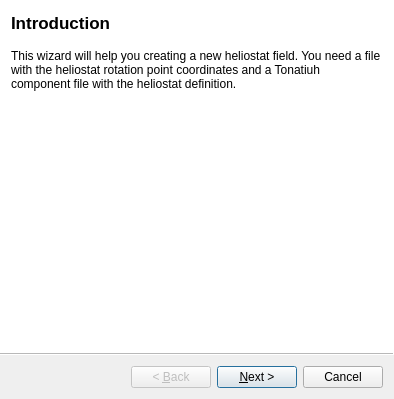
<?xml version="1.0" encoding="UTF-8"?>
<ui version="4.0">
 <class>HeliostatFieldWizard</class>
 <widget class="QWizard" name="HeliostatFieldWizard">
  <property name="geometry">
   <rect>
    <x>0</x>
    <y>0</y>
    <width>394</width>
    <height>399</height>
   </rect>
  </property>
  <property name="windowTitle">
   <string>Heliostat Field Wizard</string>
  </property>
  <property name="modal">
   <bool>true</bool>
  </property>
  <property name="wizardStyle">
   <enum>QWizard::ModernStyle</enum>
  </property>
  <widget class="QWizardPage" name="introductionPage">
   <property name="title">
    <string>Introduction</string>
   </property>
   <property name="subTitle">
    <string/>
   </property>
   <attribute name="pageId">
    <string notr="true">1</string>
   </attribute>
   <layout class="QVBoxLayout" name="verticalLayout">
    <item>
     <widget class="QLabel" name="label_2">
      <property name="text">
       <string>This wizard will help you creating a new heliostat field. You need a file with the heliostat rotation point coordinates and a Tonatiuh component file with the heliostat definition.</string>
      </property>
      <property name="scaledContents">
       <bool>false</bool>
      </property>
      <property name="wordWrap">
       <bool>true</bool>
      </property>
     </widget>
    </item>
   </layout>
  </widget>
  <widget class="QWizardPage" name="heliostatPage">
   <property name="title">
    <string>Heliostats Definition</string>
   </property>
   <property name="subTitle">
    <string>Please define the heliostats coordinates and the heliostat type.</string>
   </property>
   <attribute name="pageId">
    <string notr="true">2</string>
   </attribute>
   <layout class="QGridLayout" name="gridLayout">
    <item row="10" column="1">
     <spacer name="verticalSpacer">
      <property name="orientation">
       <enum>Qt::Vertical</enum>
      </property>
      <property name="sizeHint" stdset="0">
       <size>
        <width>20</width>
        <height>40</height>
       </size>
      </property>
     </spacer>
    </item>
    <item row="2" column="0">
     <widget class="QLabel" name="label">
      <property name="text">
       <string>Heliostats coordinates:</string>
      </property>
     </widget>
    </item>
    <item row="3" column="1" colspan="2">
     <widget class="QLineEdit" name="heliostatCoordinatesLine"/>
    </item>
    <item row="4" column="0">
     <widget class="QLabel" name="heliostatComponentLabel">
      <property name="text">
       <string>Heliostat component:</string>
      </property>
     </widget>
    </item>
    <item row="5" column="1" colspan="2">
     <widget class="QLineEdit" name="heliostatComponentLine"/>
    </item>
    <item row="6" column="0">
     <widget class="QLabel" name="aimingLabel">
      <property name="text">
       <string>Heliostats aiming point:</string>
      </property>
     </widget>
    </item>
    <item row="7" column="1">
     <widget class="QLabel" name="aimingXLabel">
      <property name="text">
       <string>x:</string>
      </property>
     </widget>
    </item>
    <item row="7" column="2">
     <widget class="QDoubleSpinBox" name="aimingXSpin">
      <property name="maximum">
       <double>999999999.000000000000000</double>
      </property>
     </widget>
    </item>
    <item row="5" column="3">
     <widget class="QPushButton" name="openComponentdFileButton">
      <property name="text">
       <string/>
      </property>
      <property name="icon">
       <iconset>
        <normaloff>:/icons/open.png</normaloff>:/icons/open.png</iconset>
      </property>
     </widget>
    </item>
    <item row="3" column="3">
     <widget class="QPushButton" name="openCoordFileButton">
      <property name="text">
       <string/>
      </property>
      <property name="icon">
       <iconset>
        <normaloff>:/icons/open.png</normaloff>:/icons/open.png</iconset>
      </property>
     </widget>
    </item>
    <item row="8" column="1">
     <widget class="QLabel" name="aimingYLabel">
      <property name="text">
       <string>y:</string>
      </property>
     </widget>
    </item>
    <item row="9" column="1">
     <widget class="QLabel" name="aimingZLabel">
      <property name="text">
       <string>z:</string>
      </property>
     </widget>
    </item>
    <item row="8" column="2">
     <widget class="QDoubleSpinBox" name="aimingYSpin">
      <property name="maximum">
       <double>999999999.000000000000000</double>
      </property>
     </widget>
    </item>
    <item row="9" column="2">
     <widget class="QDoubleSpinBox" name="aimingZSpin">
      <property name="maximum">
       <double>999999999.000000000000000</double>
      </property>
     </widget>
    </item>
   </layout>
  </widget>
 </widget>
 <resources>
  <include location="ComponentHeliostatField.qrc"/>
 </resources>
 <connections/>
</ui>
